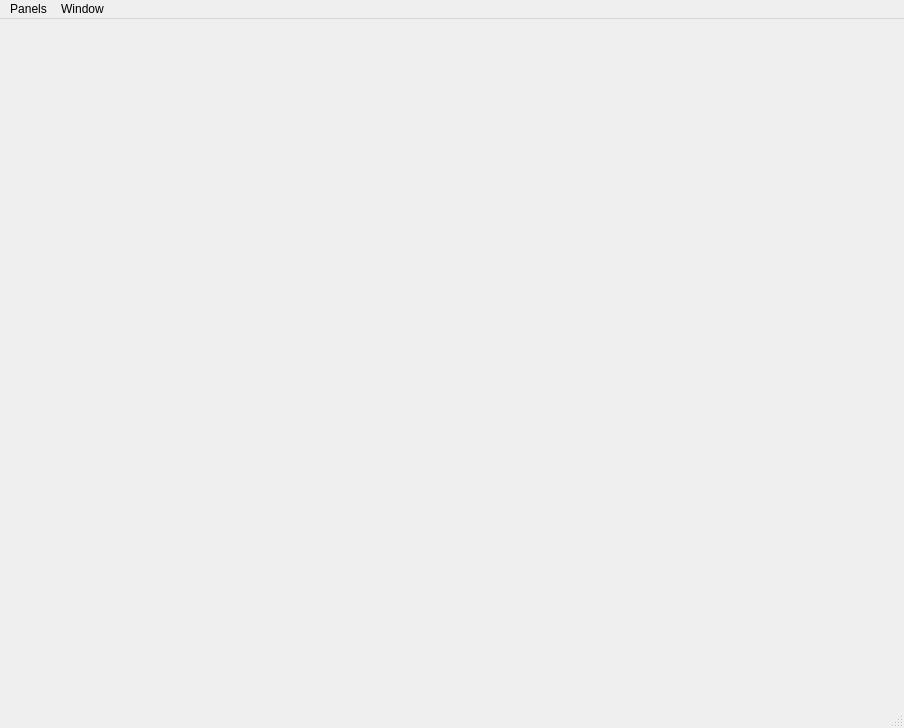
<?xml version="1.0" encoding="UTF-8"?>
<ui version="4.0">
 <class>MainWindow</class>
 <widget class="QMainWindow" name="MainWindow">
  <property name="geometry">
   <rect>
    <x>0</x>
    <y>0</y>
    <width>904</width>
    <height>728</height>
   </rect>
  </property>
  <property name="windowTitle">
   <string>nsInspector</string>
  </property>
  <property name="windowIcon">
   <iconset resource="resources.qrc">
    <normaloff>:/Icons/Icons/Search.svg</normaloff>:/Icons/Icons/Search.svg</iconset>
  </property>
  <property name="documentMode">
   <bool>false</bool>
  </property>
  <property name="dockNestingEnabled">
   <bool>true</bool>
  </property>
  <property name="dockOptions">
   <set>QMainWindow::AllowNestedDocks|QMainWindow::AllowTabbedDocks|QMainWindow::AnimatedDocks|QMainWindow::GroupedDragging</set>
  </property>
  <widget class="QWidget" name="centralwidget">
   <property name="sizeIncrement">
    <size>
     <width>1</width>
     <height>1</height>
    </size>
   </property>
   <layout class="QVBoxLayout" name="verticalLayout_4"/>
  </widget>
  <widget class="QStatusBar" name="statusbar"/>
  <widget class="QMenuBar" name="menuBar">
   <property name="geometry">
    <rect>
     <x>0</x>
     <y>0</y>
     <width>904</width>
     <height>21</height>
    </rect>
   </property>
   <widget class="QMenu" name="menuWindows">
    <property name="title">
     <string>Panels</string>
    </property>
    <addaction name="ActionShowWindowCVar"/>
    <addaction name="ActionShowWindowData"/>
    <addaction name="ActionShowWindowFile"/>
    <addaction name="ActionShowWindowGlobalEvents"/>
    <addaction name="ActionShowWindowInput"/>
    <addaction name="ActionShowWindowLog"/>
    <addaction name="ActionShowWindowMemory"/>
    <addaction name="ActionShowWindowPlugins"/>
    <addaction name="ActionShowWindowReflection"/>
    <addaction name="ActionShowWindowResource"/>
    <addaction name="ActionShowWindowSubsystems"/>
    <addaction name="ActionShowWindowTime"/>
   </widget>
   <widget class="QMenu" name="menuWindow">
    <property name="title">
     <string>Window</string>
    </property>
    <widget class="QMenu" name="menuIn_Foreground">
     <property name="title">
      <string>In Foreground</string>
     </property>
     <addaction name="ActionOnTopWhenConnected"/>
     <addaction name="ActionAlwaysOnTop"/>
     <addaction name="ActionNeverOnTop"/>
    </widget>
    <addaction name="menuIn_Foreground"/>
   </widget>
   <addaction name="menuWindows"/>
   <addaction name="menuWindow"/>
  </widget>
  <action name="ActionShowWindowLog">
   <property name="checkable">
    <bool>true</bool>
   </property>
   <property name="icon">
    <iconset resource="resources.qrc">
     <normaloff>:/Icons/Icons/Log.svg</normaloff>:/Icons/Icons/Log.svg</iconset>
   </property>
   <property name="text">
    <string>Log</string>
   </property>
  </action>
  <action name="ActionShowWindowMemory">
   <property name="checkable">
    <bool>true</bool>
   </property>
   <property name="icon">
    <iconset resource="resources.qrc">
     <normaloff>:/Icons/Icons/Memory.svg</normaloff>:/Icons/Icons/Memory.svg</iconset>
   </property>
   <property name="text">
    <string>Memory</string>
   </property>
  </action>
  <action name="ActionShowWindowInput">
   <property name="checkable">
    <bool>true</bool>
   </property>
   <property name="icon">
    <iconset resource="resources.qrc">
     <normaloff>:/Icons/Icons/InputActions.svg</normaloff>:/Icons/Icons/InputActions.svg</iconset>
   </property>
   <property name="text">
    <string>Input</string>
   </property>
  </action>
  <action name="ActionShowWindowCVar">
   <property name="checkable">
    <bool>true</bool>
   </property>
   <property name="icon">
    <iconset>
     <normaloff>:/GuiFoundation/Icons/CVar.svg</normaloff>:/GuiFoundation/Icons/CVar.svg</iconset>
   </property>
   <property name="text">
    <string>CVars</string>
   </property>
  </action>
  <action name="ActionShowWindowSubsystems">
   <property name="checkable">
    <bool>true</bool>
   </property>
   <property name="icon">
    <iconset resource="resources.qrc">
     <normaloff>:/Icons/Icons/Subsystem.svg</normaloff>:/Icons/Icons/Subsystem.svg</iconset>
   </property>
   <property name="text">
    <string>Subsystems</string>
   </property>
   <property name="toolTip">
    <string>Subsystems</string>
   </property>
  </action>
  <action name="ActionShowWindowFile">
   <property name="checkable">
    <bool>true</bool>
   </property>
   <property name="icon">
    <iconset resource="resources.qrc">
     <normaloff>:/Icons/Icons/File.svg</normaloff>:/Icons/Icons/File.svg</iconset>
   </property>
   <property name="text">
    <string>File Operations</string>
   </property>
  </action>
  <action name="ActionShowWindowPlugins">
   <property name="checkable">
    <bool>true</bool>
   </property>
   <property name="icon">
    <iconset resource="resources.qrc">
     <normaloff>:/Icons/Icons/Plugin.svg</normaloff>:/Icons/Icons/Plugin.svg</iconset>
   </property>
   <property name="text">
    <string>Plugins</string>
   </property>
  </action>
  <action name="ActionShowWindowGlobalEvents">
   <property name="checkable">
    <bool>true</bool>
   </property>
   <property name="icon">
    <iconset resource="resources.qrc">
     <normaloff>:/Icons/Icons/GlobalEvent.svg</normaloff>:/Icons/Icons/GlobalEvent.svg</iconset>
   </property>
   <property name="text">
    <string>Global Events</string>
   </property>
  </action>
  <action name="ActionShowWindowTime">
   <property name="checkable">
    <bool>true</bool>
   </property>
   <property name="icon">
    <iconset resource="resources.qrc">
     <normaloff>:/Icons/Icons/Time.svg</normaloff>:/Icons/Icons/Time.svg</iconset>
   </property>
   <property name="text">
    <string>Time</string>
   </property>
  </action>
  <action name="ActionOnTopWhenConnected">
   <property name="checkable">
    <bool>true</bool>
   </property>
   <property name="text">
    <string>When Connected</string>
   </property>
  </action>
  <action name="ActionAlwaysOnTop">
   <property name="checkable">
    <bool>true</bool>
   </property>
   <property name="text">
    <string>Always</string>
   </property>
  </action>
  <action name="ActionNeverOnTop">
   <property name="checkable">
    <bool>true</bool>
   </property>
   <property name="text">
    <string>Never</string>
   </property>
  </action>
  <action name="ActionShowWindowReflection">
   <property name="checkable">
    <bool>true</bool>
   </property>
   <property name="icon">
    <iconset resource="resources.qrc">
     <normaloff>:/Icons/Icons/Type.svg</normaloff>:/Icons/Icons/Type.svg</iconset>
   </property>
   <property name="text">
    <string>Reflection</string>
   </property>
   <property name="toolTip">
    <string>Reflection</string>
   </property>
  </action>
  <action name="ActionShowWindowData">
   <property name="checkable">
    <bool>true</bool>
   </property>
   <property name="text">
    <string>Data</string>
   </property>
  </action>
  <action name="ActionShowWindowResource">
   <property name="checkable">
    <bool>true</bool>
   </property>
   <property name="icon">
    <iconset resource="resources.qrc">
     <normaloff>:/Icons/Icons/Resources.svg</normaloff>:/Icons/Icons/Resources.svg</iconset>
   </property>
   <property name="text">
    <string>Resources</string>
   </property>
  </action>
 </widget>
 <resources>
  <include location="resources.qrc"/>
  <include location="../Libs/GuiFoundation/QtResources/resources.qrc"/>
 </resources>
 <connections/>
</ui>
